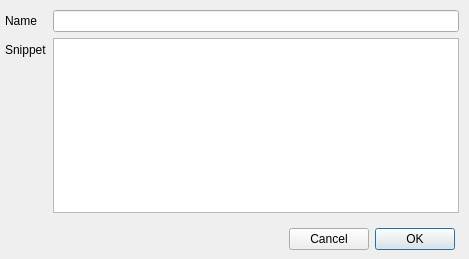
<?xml version="1.0" encoding="UTF-8"?>
<ui version="4.0">
 <class>EditSnippetDialog</class>
 <widget class="QDialog" name="EditSnippetDialog">
  <property name="windowModality">
   <enum>Qt::WindowModal</enum>
  </property>
  <property name="geometry">
   <rect>
    <x>0</x>
    <y>0</y>
    <width>469</width>
    <height>259</height>
   </rect>
  </property>
  <property name="windowTitle">
   <string>Edit Snippet</string>
  </property>
  <property name="sizeGripEnabled">
   <bool>false</bool>
  </property>
  <property name="modal">
   <bool>true</bool>
  </property>
  <layout class="QVBoxLayout" name="verticalLayout">
   <property name="leftMargin">
    <number>5</number>
   </property>
   <property name="topMargin">
    <number>5</number>
   </property>
   <property name="rightMargin">
    <number>5</number>
   </property>
   <property name="bottomMargin">
    <number>0</number>
   </property>
   <item>
    <widget class="QWidget" name="widget_2" native="true">
     <property name="minimumSize">
      <size>
       <width>0</width>
       <height>200</height>
      </size>
     </property>
     <layout class="QFormLayout" name="formLayout">
      <property name="leftMargin">
       <number>0</number>
      </property>
      <property name="topMargin">
       <number>5</number>
      </property>
      <property name="rightMargin">
       <number>5</number>
      </property>
      <property name="bottomMargin">
       <number>0</number>
      </property>
      <item row="0" column="0">
       <widget class="QLabel" name="label">
        <property name="text">
         <string>Name</string>
        </property>
       </widget>
      </item>
      <item row="0" column="1">
       <widget class="QLineEdit" name="nameLineEdit">
        <property name="minimumSize">
         <size>
          <width>400</width>
          <height>0</height>
         </size>
        </property>
       </widget>
      </item>
      <item row="1" column="1">
       <widget class="CustomTextEdit" name="snipLineEdit">
        <property name="sizePolicy">
         <sizepolicy hsizetype="Expanding" vsizetype="Expanding">
          <horstretch>0</horstretch>
          <verstretch>1</verstretch>
         </sizepolicy>
        </property>
        <property name="minimumSize">
         <size>
          <width>400</width>
          <height>0</height>
         </size>
        </property>
        <property name="font">
         <font>
          <pointsize>11</pointsize>
         </font>
        </property>
        <property name="documentTitle">
         <string/>
        </property>
        <property name="html">
         <string>&lt;!DOCTYPE HTML PUBLIC &quot;-//W3C//DTD HTML 4.0//EN&quot; &quot;http://www.w3.org/TR/REC-html40/strict.dtd&quot;&gt;
&lt;html&gt;&lt;head&gt;&lt;meta name=&quot;qrichtext&quot; content=&quot;1&quot; /&gt;&lt;meta charset=&quot;utf-8&quot; /&gt;&lt;style type=&quot;text/css&quot;&gt;
p, li { white-space: pre-wrap; }
&lt;/style&gt;&lt;/head&gt;&lt;body style=&quot; font-family:'.AppleSystemUIFont'; font-size:11pt; font-weight:400; font-style:normal;&quot;&gt;
&lt;p style=&quot;-qt-paragraph-type:empty; margin-top:0px; margin-bottom:0px; margin-left:0px; margin-right:0px; -qt-block-indent:0; text-indent:0px;&quot;&gt;&lt;br /&gt;&lt;/p&gt;&lt;/body&gt;&lt;/html&gt;</string>
        </property>
        <property name="tabStopDistance">
         <double>20.000000000000000</double>
        </property>
        <property name="acceptRichText">
         <bool>false</bool>
        </property>
       </widget>
      </item>
      <item row="1" column="0">
       <widget class="QLabel" name="label_2">
        <property name="text">
         <string>Snippet</string>
        </property>
        <property name="textFormat">
         <enum>Qt::AutoText</enum>
        </property>
       </widget>
      </item>
     </layout>
    </widget>
   </item>
   <item>
    <widget class="QWidget" name="widget" native="true">
     <layout class="QHBoxLayout" name="horizontalLayout">
      <item>
       <spacer name="horizontalSpacer">
        <property name="orientation">
         <enum>Qt::Horizontal</enum>
        </property>
        <property name="sizeHint" stdset="0">
         <size>
          <width>40</width>
          <height>20</height>
         </size>
        </property>
       </spacer>
      </item>
      <item>
       <widget class="QPushButton" name="cancelButton">
        <property name="text">
         <string>Cancel</string>
        </property>
        <property name="autoDefault">
         <bool>false</bool>
        </property>
       </widget>
      </item>
      <item>
       <widget class="QPushButton" name="okButton">
        <property name="text">
         <string>OK</string>
        </property>
       </widget>
      </item>
     </layout>
    </widget>
   </item>
  </layout>
 </widget>
 <customwidgets>
  <customwidget>
   <class>CustomTextEdit</class>
   <extends>QTextEdit</extends>
   <header>customcomponents.h</header>
  </customwidget>
 </customwidgets>
 <resources/>
 <connections/>
</ui>
